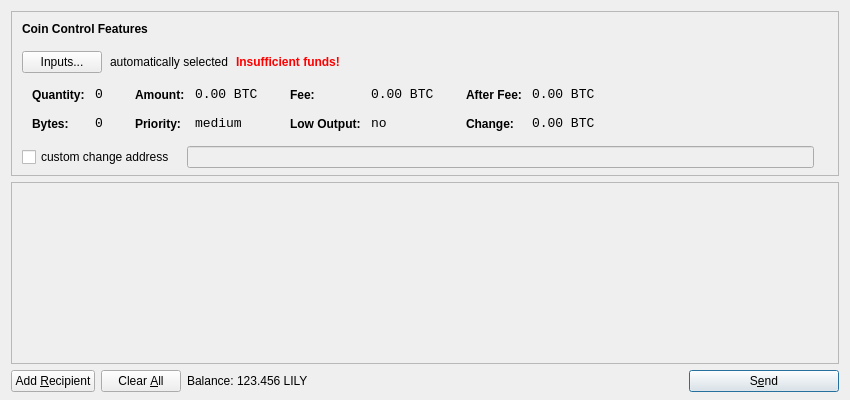
<?xml version="1.0" encoding="UTF-8"?>
<ui version="4.0">
 <class>SendCoinsDialog</class>
 <widget class="QDialog" name="SendCoinsDialog">
  <property name="geometry">
   <rect>
    <x>0</x>
    <y>0</y>
    <width>850</width>
    <height>400</height>
   </rect>
  </property>
  <property name="windowTitle">
   <string>Send Coins</string>
  </property>
  <layout class="QVBoxLayout" name="verticalLayout" stretch="0,1,0">
   <property name="bottomMargin">
    <number>8</number>
   </property>
   <item>
    <widget class="QFrame" name="frameCoinControl">
     <property name="sizePolicy">
      <sizepolicy hsizetype="Expanding" vsizetype="Expanding">
       <horstretch>0</horstretch>
       <verstretch>0</verstretch>
      </sizepolicy>
     </property>
     <property name="maximumSize">
      <size>
       <width>16777215</width>
       <height>16777215</height>
      </size>
     </property>
     <property name="frameShape">
      <enum>QFrame::StyledPanel</enum>
     </property>
     <property name="frameShadow">
      <enum>QFrame::Sunken</enum>
     </property>
     <layout class="QVBoxLayout" name="verticalLayoutCoinControl2">
      <property name="spacing">
       <number>-1</number>
      </property>
      <property name="leftMargin">
       <number>0</number>
      </property>
      <property name="topMargin">
       <number>0</number>
      </property>
      <property name="rightMargin">
       <number>0</number>
      </property>
      <property name="bottomMargin">
       <number>6</number>
      </property>
      <item>
       <layout class="QVBoxLayout" name="verticalLayoutCoinControl" stretch="0,0,0,0,1">
        <property name="spacing">
         <number>0</number>
        </property>
        <property name="leftMargin">
         <number>10</number>
        </property>
        <property name="topMargin">
         <number>10</number>
        </property>
        <item>
         <layout class="QHBoxLayout" name="horizontalLayoutCoinControl1">
          <property name="bottomMargin">
           <number>15</number>
          </property>
          <item>
           <widget class="QLabel" name="labelCoinControlFeatures">
            <property name="sizePolicy">
             <sizepolicy hsizetype="Preferred" vsizetype="Maximum">
              <horstretch>0</horstretch>
              <verstretch>0</verstretch>
             </sizepolicy>
            </property>
            <property name="font">
             <font>
              <weight>75</weight>
              <bold>true</bold>
             </font>
            </property>
            <property name="styleSheet">
             <string notr="true">font-weight:bold;</string>
            </property>
            <property name="text">
             <string>Coin Control Features</string>
            </property>
           </widget>
          </item>
         </layout>
        </item>
        <item>
         <layout class="QHBoxLayout" name="horizontalLayoutCoinControl2" stretch="0,0,0,0">
          <property name="spacing">
           <number>8</number>
          </property>
          <property name="bottomMargin">
           <number>10</number>
          </property>
          <item>
           <widget class="QPushButton" name="pushButtonCoinControl">
            <property name="styleSheet">
             <string notr="true"/>
            </property>
            <property name="text">
             <string>Inputs...</string>
            </property>
           </widget>
          </item>
          <item>
           <widget class="QLabel" name="labelCoinControlAutomaticallySelected">
            <property name="text">
             <string>automatically selected</string>
            </property>
            <property name="margin">
             <number>5</number>
            </property>
           </widget>
          </item>
          <item>
           <widget class="QLabel" name="labelCoinControlInsuffFunds">
            <property name="font">
             <font>
              <weight>75</weight>
              <bold>true</bold>
             </font>
            </property>
            <property name="styleSheet">
             <string notr="true">color:red;font-weight:bold;</string>
            </property>
            <property name="text">
             <string>Insufficient funds!</string>
            </property>
            <property name="margin">
             <number>5</number>
            </property>
           </widget>
          </item>
          <item>
           <spacer name="horizontalSpacerCoinControl">
            <property name="orientation">
             <enum>Qt::Horizontal</enum>
            </property>
            <property name="sizeHint" stdset="0">
             <size>
              <width>40</width>
              <height>1</height>
             </size>
            </property>
           </spacer>
          </item>
         </layout>
        </item>
        <item>
         <widget class="QWidget" name="widgetCoinControl" native="true">
          <property name="sizePolicy">
           <sizepolicy hsizetype="Preferred" vsizetype="Preferred">
            <horstretch>0</horstretch>
            <verstretch>0</verstretch>
           </sizepolicy>
          </property>
          <property name="minimumSize">
           <size>
            <width>0</width>
            <height>0</height>
           </size>
          </property>
          <property name="styleSheet">
           <string notr="true"/>
          </property>
          <layout class="QHBoxLayout" name="horizontalLayoutCoinControl5">
           <property name="margin">
            <number>0</number>
           </property>
           <item>
            <layout class="QHBoxLayout" name="horizontalLayoutCoinControl3" stretch="0,0,0,1">
             <property name="spacing">
              <number>20</number>
             </property>
             <property name="topMargin">
              <number>0</number>
             </property>
             <property name="bottomMargin">
              <number>10</number>
             </property>
             <item>
              <layout class="QFormLayout" name="formLayoutCoinControl1">
               <property name="horizontalSpacing">
                <number>10</number>
               </property>
               <property name="verticalSpacing">
                <number>14</number>
               </property>
               <property name="leftMargin">
                <number>10</number>
               </property>
               <property name="topMargin">
                <number>4</number>
               </property>
               <property name="rightMargin">
                <number>6</number>
               </property>
               <item row="0" column="0">
                <widget class="QLabel" name="labelCoinControlQuantityText">
                 <property name="styleSheet">
                  <string notr="true">font-weight:bold;</string>
                 </property>
                 <property name="text">
                  <string>Quantity:</string>
                 </property>
                 <property name="margin">
                  <number>0</number>
                 </property>
                </widget>
               </item>
               <item row="0" column="1">
                <widget class="QLabel" name="labelCoinControlQuantity">
                 <property name="font">
                  <font>
                   <family>Monospace</family>
                   <pointsize>10</pointsize>
                  </font>
                 </property>
                 <property name="cursor">
                  <cursorShape>IBeamCursor</cursorShape>
                 </property>
                 <property name="contextMenuPolicy">
                  <enum>Qt::ActionsContextMenu</enum>
                 </property>
                 <property name="text">
                  <string notr="true">0</string>
                 </property>
                 <property name="margin">
                  <number>0</number>
                 </property>
                 <property name="textInteractionFlags">
                  <set>Qt::LinksAccessibleByMouse|Qt::TextSelectableByKeyboard|Qt::TextSelectableByMouse</set>
                 </property>
                </widget>
               </item>
               <item row="1" column="0">
                <widget class="QLabel" name="labelCoinControlBytesText">
                 <property name="styleSheet">
                  <string notr="true">font-weight:bold;</string>
                 </property>
                 <property name="text">
                  <string>Bytes:</string>
                 </property>
                </widget>
               </item>
               <item row="1" column="1">
                <widget class="QLabel" name="labelCoinControlBytes">
                 <property name="font">
                  <font>
                   <family>Monospace</family>
                   <pointsize>10</pointsize>
                  </font>
                 </property>
                 <property name="cursor">
                  <cursorShape>IBeamCursor</cursorShape>
                 </property>
                 <property name="contextMenuPolicy">
                  <enum>Qt::ActionsContextMenu</enum>
                 </property>
                 <property name="text">
                  <string notr="true">0</string>
                 </property>
                 <property name="textInteractionFlags">
                  <set>Qt::LinksAccessibleByMouse|Qt::TextSelectableByKeyboard|Qt::TextSelectableByMouse</set>
                 </property>
                </widget>
               </item>
              </layout>
             </item>
             <item>
              <layout class="QFormLayout" name="formLayoutCoinControl2">
               <property name="horizontalSpacing">
                <number>10</number>
               </property>
               <property name="verticalSpacing">
                <number>14</number>
               </property>
               <property name="leftMargin">
                <number>6</number>
               </property>
               <property name="topMargin">
                <number>4</number>
               </property>
               <property name="rightMargin">
                <number>6</number>
               </property>
               <item row="0" column="0">
                <widget class="QLabel" name="labelCoinControlAmountText">
                 <property name="styleSheet">
                  <string notr="true">font-weight:bold;</string>
                 </property>
                 <property name="text">
                  <string>Amount:</string>
                 </property>
                 <property name="margin">
                  <number>0</number>
                 </property>
                </widget>
               </item>
               <item row="0" column="1">
                <widget class="QLabel" name="labelCoinControlAmount">
                 <property name="font">
                  <font>
                   <family>Monospace</family>
                   <pointsize>10</pointsize>
                  </font>
                 </property>
                 <property name="cursor">
                  <cursorShape>IBeamCursor</cursorShape>
                 </property>
                 <property name="contextMenuPolicy">
                  <enum>Qt::ActionsContextMenu</enum>
                 </property>
                 <property name="text">
                  <string notr="true">0.00 BTC</string>
                 </property>
                 <property name="textInteractionFlags">
                  <set>Qt::LinksAccessibleByMouse|Qt::TextSelectableByKeyboard|Qt::TextSelectableByMouse</set>
                 </property>
                </widget>
               </item>
               <item row="1" column="0">
                <widget class="QLabel" name="labelCoinControlPriorityText">
                 <property name="styleSheet">
                  <string notr="true">font-weight:bold;</string>
                 </property>
                 <property name="text">
                  <string>Priority:</string>
                 </property>
                </widget>
               </item>
               <item row="1" column="1">
                <widget class="QLabel" name="labelCoinControlPriority">
                 <property name="font">
                  <font>
                   <family>Monospace</family>
                   <pointsize>10</pointsize>
                  </font>
                 </property>
                 <property name="cursor">
                  <cursorShape>IBeamCursor</cursorShape>
                 </property>
                 <property name="contextMenuPolicy">
                  <enum>Qt::ActionsContextMenu</enum>
                 </property>
                 <property name="text">
                  <string>medium</string>
                 </property>
                 <property name="textInteractionFlags">
                  <set>Qt::LinksAccessibleByMouse|Qt::TextSelectableByKeyboard|Qt::TextSelectableByMouse</set>
                 </property>
                </widget>
               </item>
              </layout>
             </item>
             <item>
              <layout class="QFormLayout" name="formLayoutCoinControl3">
               <property name="horizontalSpacing">
                <number>10</number>
               </property>
               <property name="verticalSpacing">
                <number>14</number>
               </property>
               <property name="leftMargin">
                <number>6</number>
               </property>
               <property name="topMargin">
                <number>4</number>
               </property>
               <property name="rightMargin">
                <number>6</number>
               </property>
               <item row="0" column="0">
                <widget class="QLabel" name="labelCoinControlFeeText">
                 <property name="styleSheet">
                  <string notr="true">font-weight:bold;</string>
                 </property>
                 <property name="text">
                  <string>Fee:</string>
                 </property>
                 <property name="margin">
                  <number>0</number>
                 </property>
                </widget>
               </item>
               <item row="0" column="1">
                <widget class="QLabel" name="labelCoinControlFee">
                 <property name="font">
                  <font>
                   <family>Monospace</family>
                   <pointsize>10</pointsize>
                  </font>
                 </property>
                 <property name="cursor">
                  <cursorShape>IBeamCursor</cursorShape>
                 </property>
                 <property name="contextMenuPolicy">
                  <enum>Qt::ActionsContextMenu</enum>
                 </property>
                 <property name="text">
                  <string notr="true">0.00 BTC</string>
                 </property>
                 <property name="textInteractionFlags">
                  <set>Qt::LinksAccessibleByMouse|Qt::TextSelectableByKeyboard|Qt::TextSelectableByMouse</set>
                 </property>
                </widget>
               </item>
               <item row="1" column="0">
                <widget class="QLabel" name="labelCoinControlLowOutputText">
                 <property name="styleSheet">
                  <string notr="true">font-weight:bold;</string>
                 </property>
                 <property name="text">
                  <string>Low Output:</string>
                 </property>
                </widget>
               </item>
               <item row="1" column="1">
                <widget class="QLabel" name="labelCoinControlLowOutput">
                 <property name="font">
                  <font>
                   <family>Monospace</family>
                   <pointsize>10</pointsize>
                  </font>
                 </property>
                 <property name="cursor">
                  <cursorShape>IBeamCursor</cursorShape>
                 </property>
                 <property name="contextMenuPolicy">
                  <enum>Qt::ActionsContextMenu</enum>
                 </property>
                 <property name="text">
                  <string>no</string>
                 </property>
                 <property name="textInteractionFlags">
                  <set>Qt::LinksAccessibleByMouse|Qt::TextSelectableByKeyboard|Qt::TextSelectableByMouse</set>
                 </property>
                </widget>
               </item>
              </layout>
             </item>
             <item>
              <layout class="QFormLayout" name="formLayoutCoinControl4">
               <property name="horizontalSpacing">
                <number>10</number>
               </property>
               <property name="verticalSpacing">
                <number>14</number>
               </property>
               <property name="leftMargin">
                <number>6</number>
               </property>
               <property name="topMargin">
                <number>4</number>
               </property>
               <property name="rightMargin">
                <number>6</number>
               </property>
               <item row="0" column="0">
                <widget class="QLabel" name="labelCoinControlAfterFeeText">
                 <property name="styleSheet">
                  <string notr="true">font-weight:bold;</string>
                 </property>
                 <property name="text">
                  <string>After Fee:</string>
                 </property>
                 <property name="margin">
                  <number>0</number>
                 </property>
                </widget>
               </item>
               <item row="0" column="1">
                <widget class="QLabel" name="labelCoinControlAfterFee">
                 <property name="font">
                  <font>
                   <family>Monospace</family>
                   <pointsize>10</pointsize>
                  </font>
                 </property>
                 <property name="cursor">
                  <cursorShape>IBeamCursor</cursorShape>
                 </property>
                 <property name="contextMenuPolicy">
                  <enum>Qt::ActionsContextMenu</enum>
                 </property>
                 <property name="text">
                  <string notr="true">0.00 BTC</string>
                 </property>
                 <property name="textInteractionFlags">
                  <set>Qt::LinksAccessibleByMouse|Qt::TextSelectableByKeyboard|Qt::TextSelectableByMouse</set>
                 </property>
                </widget>
               </item>
               <item row="1" column="0">
                <widget class="QLabel" name="labelCoinControlChangeText">
                 <property name="styleSheet">
                  <string notr="true">font-weight:bold;</string>
                 </property>
                 <property name="text">
                  <string>Change:</string>
                 </property>
                </widget>
               </item>
               <item row="1" column="1">
                <widget class="QLabel" name="labelCoinControlChange">
                 <property name="font">
                  <font>
                   <family>Monospace</family>
                   <pointsize>10</pointsize>
                  </font>
                 </property>
                 <property name="cursor">
                  <cursorShape>IBeamCursor</cursorShape>
                 </property>
                 <property name="contextMenuPolicy">
                  <enum>Qt::ActionsContextMenu</enum>
                 </property>
                 <property name="text">
                  <string notr="true">0.00 BTC</string>
                 </property>
                 <property name="textInteractionFlags">
                  <set>Qt::LinksAccessibleByMouse|Qt::TextSelectableByKeyboard|Qt::TextSelectableByMouse</set>
                 </property>
                </widget>
               </item>
              </layout>
             </item>
            </layout>
           </item>
          </layout>
         </widget>
        </item>
        <item>
         <layout class="QHBoxLayout" name="horizontalLayoutCoinControl4" stretch="0,0,0">
          <property name="spacing">
           <number>12</number>
          </property>
          <property name="sizeConstraint">
           <enum>QLayout::SetDefaultConstraint</enum>
          </property>
          <property name="topMargin">
           <number>5</number>
          </property>
          <property name="rightMargin">
           <number>5</number>
          </property>
          <item>
           <widget class="QCheckBox" name="checkBoxCoinControlChange">
            <property name="text">
             <string>custom change address</string>
            </property>
           </widget>
          </item>
          <item>
           <widget class="QLineEdit" name="lineEditCoinControlChange">
            <property name="enabled">
             <bool>false</bool>
            </property>
            <property name="sizePolicy">
             <sizepolicy hsizetype="Expanding" vsizetype="Fixed">
              <horstretch>0</horstretch>
              <verstretch>0</verstretch>
             </sizepolicy>
            </property>
           </widget>
          </item>
          <item>
           <widget class="QLabel" name="labelCoinControlChangeLabel">
            <property name="sizePolicy">
             <sizepolicy hsizetype="Preferred" vsizetype="Expanding">
              <horstretch>0</horstretch>
              <verstretch>0</verstretch>
             </sizepolicy>
            </property>
            <property name="minimumSize">
             <size>
              <width>0</width>
              <height>0</height>
             </size>
            </property>
            <property name="text">
             <string/>
            </property>
            <property name="margin">
             <number>3</number>
            </property>
           </widget>
          </item>
         </layout>
        </item>
        <item>
         <spacer name="verticalSpacerCoinControl">
          <property name="orientation">
           <enum>Qt::Vertical</enum>
          </property>
          <property name="sizeHint" stdset="0">
           <size>
            <width>800</width>
            <height>1</height>
           </size>
          </property>
         </spacer>
        </item>
       </layout>
      </item>
     </layout>
    </widget>
   </item>
   <item>
    <widget class="QScrollArea" name="scrollArea">
     <property name="widgetResizable">
      <bool>true</bool>
     </property>
     <widget class="QWidget" name="scrollAreaWidgetContents">
      <property name="geometry">
       <rect>
        <x>0</x>
        <y>0</y>
        <width>830</width>
        <height>165</height>
       </rect>
      </property>
      <layout class="QVBoxLayout" name="verticalLayout_2">
       <property name="margin">
        <number>0</number>
       </property>
       <item>
        <layout class="QVBoxLayout" name="entries">
         <property name="spacing">
          <number>6</number>
         </property>
        </layout>
       </item>
       <item>
        <spacer name="verticalSpacer">
         <property name="orientation">
          <enum>Qt::Vertical</enum>
         </property>
         <property name="sizeHint" stdset="0">
          <size>
           <width>20</width>
           <height>40</height>
          </size>
         </property>
        </spacer>
       </item>
      </layout>
     </widget>
    </widget>
   </item>
   <item>
    <layout class="QHBoxLayout" name="horizontalLayout">
     <item>
      <widget class="QPushButton" name="addButton">
       <property name="toolTip">
        <string>Send to multiple recipients at once</string>
       </property>
       <property name="text">
        <string>Add &amp;Recipient</string>
       </property>
       <property name="icon">
        <iconset resource="../bitcoin.qrc">
         <normaloff>:/icons/add</normaloff>:/icons/add</iconset>
       </property>
       <property name="autoDefault">
        <bool>false</bool>
       </property>
      </widget>
     </item>
     <item>
      <widget class="QPushButton" name="clearButton">
       <property name="sizePolicy">
        <sizepolicy hsizetype="Minimum" vsizetype="Fixed">
         <horstretch>0</horstretch>
         <verstretch>0</verstretch>
        </sizepolicy>
       </property>
       <property name="toolTip">
        <string>Remove all transaction fields</string>
       </property>
       <property name="text">
        <string>Clear &amp;All</string>
       </property>
       <property name="icon">
        <iconset resource="../bitcoin.qrc">
         <normaloff>:/icons/remove</normaloff>:/icons/remove</iconset>
       </property>
       <property name="autoRepeatDelay">
        <number>300</number>
       </property>
       <property name="autoDefault">
        <bool>false</bool>
       </property>
      </widget>
     </item>
     <item>
      <layout class="QHBoxLayout" name="horizontalLayout_2">
       <property name="spacing">
        <number>3</number>
       </property>
       <item>
        <widget class="QLabel" name="label">
         <property name="text">
          <string>Balance:</string>
         </property>
        </widget>
       </item>
       <item>
        <widget class="QLabel" name="labelBalance">
         <property name="cursor">
          <cursorShape>IBeamCursor</cursorShape>
         </property>
         <property name="text">
          <string>123.456 LILY</string>
         </property>
         <property name="textInteractionFlags">
          <set>Qt::LinksAccessibleByMouse|Qt::TextSelectableByKeyboard|Qt::TextSelectableByMouse</set>
         </property>
        </widget>
       </item>
      </layout>
     </item>
     <item>
      <spacer name="horizontalSpacer">
       <property name="orientation">
        <enum>Qt::Horizontal</enum>
       </property>
       <property name="sizeHint" stdset="0">
        <size>
         <width>40</width>
         <height>20</height>
        </size>
       </property>
      </spacer>
     </item>
     <item>
      <widget class="QPushButton" name="sendButton">
       <property name="minimumSize">
        <size>
         <width>150</width>
         <height>0</height>
        </size>
       </property>
       <property name="toolTip">
        <string>Confirm the send action</string>
       </property>
       <property name="text">
        <string>S&amp;end</string>
       </property>
       <property name="icon">
        <iconset resource="../bitcoin.qrc">
         <normaloff>:/icons/send</normaloff>:/icons/send</iconset>
       </property>
       <property name="default">
        <bool>true</bool>
       </property>
      </widget>
     </item>
    </layout>
   </item>
  </layout>
 </widget>
 <resources>
  <include location="../bitcoin.qrc"/>
 </resources>
 <connections/>
</ui>
